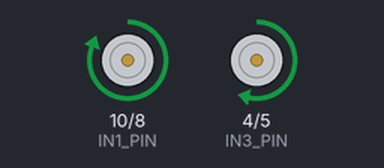
This sketch was run on a simulated Arduino Uno, built with avr-gcc and run on an emulated ATmega328P. Parts: motor-driver pin pairs drawn as motors (green arrow = first pin HIGH = forward, orange = second pin HIGH = backward, longer = more drive, scaled by the enable pin).

Above: at 1.0 s.
At 3.0 s:
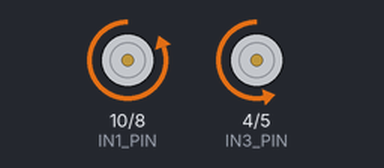
At 4.7 s:
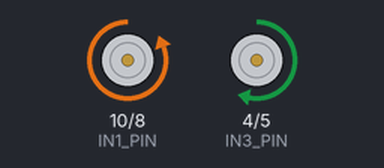
At 8.0 s:
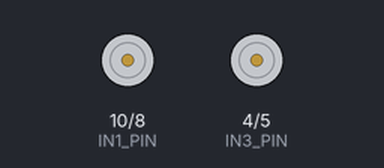
Timing chart, 0 to 11.7 s (numbered marks = the images above):
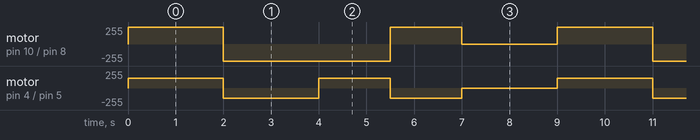

Measured:
- by itself, motor on pin 10 (IN1_PIN) / pin 8 (IN2_PIN): repeats every 9.0 s: backward 255/255 3.5 s, forward 255/255 1.5 s, stopped 2.0 s, forward 255/255 2.0 s
- by itself, motor on pin 4 (IN3_PIN) / pin 5 (IN4_PIN): repeats every 9.0 s: backward 150/255 2.0 s, forward 150/255 1.5 s, backward 150/255 1.5 s, stopped 2.0 s, forward 150/255 2.0 s

The sketch:

motor.ino
```cpp
// ---------------------------
// Motor A (Left Motor)
#define ENA_PIN 13   // PWM
#define IN1_PIN 10
#define IN2_PIN 8

// Motor B (Right Motor)
#define ENB_PIN 3    // PWM
#define IN3_PIN 4
#define IN4_PIN 5
// ---------------------------

void setup() {
  pinMode(ENA_PIN, OUTPUT);
  pinMode(IN1_PIN, OUTPUT);
  pinMode(IN2_PIN, OUTPUT);

  pinMode(ENB_PIN, OUTPUT);
  pinMode(IN3_PIN, OUTPUT);
  pinMode(IN4_PIN, OUTPUT);

  stopMotors();   // make sure motors are off at start
}

void loop() {
  forward(150);
  delay(2000);

  backward(150);
  delay(2000);

  turnLeft(150);
  delay(1500);

  turnRight(150);
  delay(1500);

  stopMotors();
  delay(2000);
}

// ---------------------------
// Motor Control Functions
// ---------------------------

void forward(int speedVal) {
  digitalWrite(IN1_PIN, HIGH);
  digitalWrite(IN2_PIN, LOW);
  analogWrite(ENA_PIN, speedVal);

  digitalWrite(IN3_PIN, HIGH);
  digitalWrite(IN4_PIN, LOW);
  analogWrite(ENB_PIN, speedVal);
}

void backward(int speedVal) {
  digitalWrite(IN1_PIN, LOW);
  digitalWrite(IN2_PIN, HIGH);
  analogWrite(ENA_PIN, speedVal);

  digitalWrite(IN3_PIN, LOW);
  digitalWrite(IN4_PIN, HIGH);
  analogWrite(ENB_PIN, speedVal);
}

void turnLeft(int speedVal) {
  digitalWrite(IN1_PIN, LOW);
  digitalWrite(IN2_PIN, HIGH);
  analogWrite(ENA_PIN, speedVal);

  digitalWrite(IN3_PIN, HIGH);
  digitalWrite(IN4_PIN, LOW);
  analogWrite(ENB_PIN, speedVal);
}

void turnRight(int speedVal) {
  digitalWrite(IN1_PIN, HIGH);
  digitalWrite(IN2_PIN, LOW);
  analogWrite(ENA_PIN, speedVal);

  digitalWrite(IN3_PIN, LOW);
  digitalWrite(IN4_PIN, HIGH);
  analogWrite(ENB_PIN, speedVal);
}

void stopMotors() {
  analogWrite(ENA_PIN, 0);
  analogWrite(ENB_PIN, 0);

  digitalWrite(IN1_PIN, LOW);
  digitalWrite(IN2_PIN, LOW);
  digitalWrite(IN3_PIN, LOW);
  digitalWrite(IN4_PIN, LOW);
}
```
